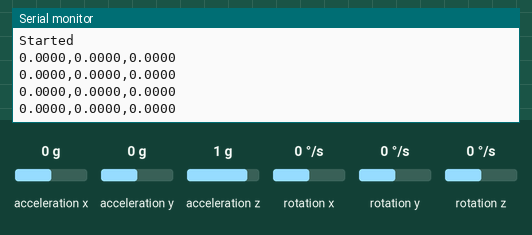
A sketch run on a simulated Arduino Nano 33 BLE. Shown: the last lines printed to the serial monitor. The inputs (shaded band) are chosen by the test bench; at power-on: acceleration z 1 g, acceleration y 0 g, rotation x 0 °/s, acceleration x 0 g, rotation y 0 °/s, rotation z 0 °/s.

Above: at 1.2 s.
1.3 s: acceleration z set to 0 g
At 1.72 s:
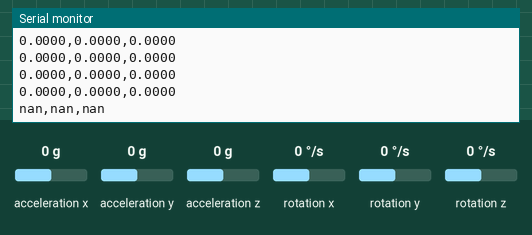
3.6 s: acceleration y set to -1.4 g
At 3.84 s:
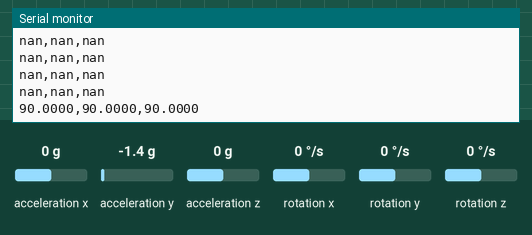
5.1 s: rotation x set to -192 °/s
At 5.36 s:
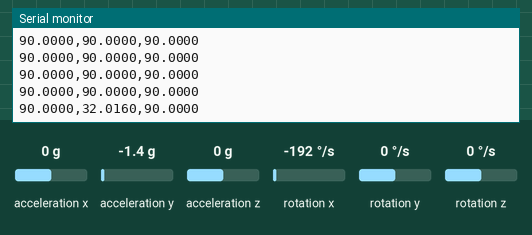
Timing chart, 0 to 8.1 s (numbered marks = the images above; inputs shaded):
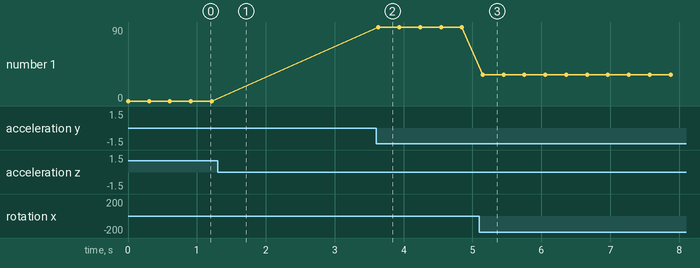

Measured:
- after the input at 1.3 s, the serial monitor: prints a new line after 0.22 s (image 1)
- after the input at 3.6 s, the serial monitor: prints a new line at once (image 2)
- after the input at 5.1 s, the serial monitor: prints a new line after 0.05 s (image 3)
- plotted number 1: 0 → 90 after the input at 3.6 s, 90 → 31.82 after the input at 5.1 s

The sketch:

Part4.ino
```cpp
#include "Arduino_BMI270_BMM150.h"
float angleGyroX;
float angleGyroPrev;
float angleComp;
float lastLoopTime = 0;
float ax, ay, az;
float degreesAccY = 0;

void setup() {
  Serial.begin(9600);
  while (!Serial);
  Serial.println("Started");

  if (!IMU.begin()) {
    Serial.println("Failed to initialize IMU!");
    while (1);
  }

  angleGyroPrev = 0;
  lastLoopTime = millis();
}

void loop() {
  float gx, gy, gz;
  float ax, ay, az;
  int k = 0.1;

  if (IMU.accelerationAvailable()) {
    IMU.readAcceleration(ax, ay, az);
    degreesAccY = -1*atan(ay/az)*180/PI;
    //Serial.println(degreesAccY, 4);
  }

  if (IMU.gyroscopeAvailable()) {
    IMU.readGyroscope(gx, gy, gz);
    float currentLoopTime = millis();
    float loopDuration = currentLoopTime - lastLoopTime;
    lastLoopTime = currentLoopTime;

    angleGyroX = degreesAccY + gx * (loopDuration/1000);
    angleComp = (k*(angleGyroX)) + ((1-k)*degreesAccY);

    Serial.print(degreesAccY, 4);
    Serial.print(",");
    Serial.print(angleGyroX, 4);
    Serial.print(",");
    Serial.println(angleComp, 4);
  }
  delay(300);

}
```
